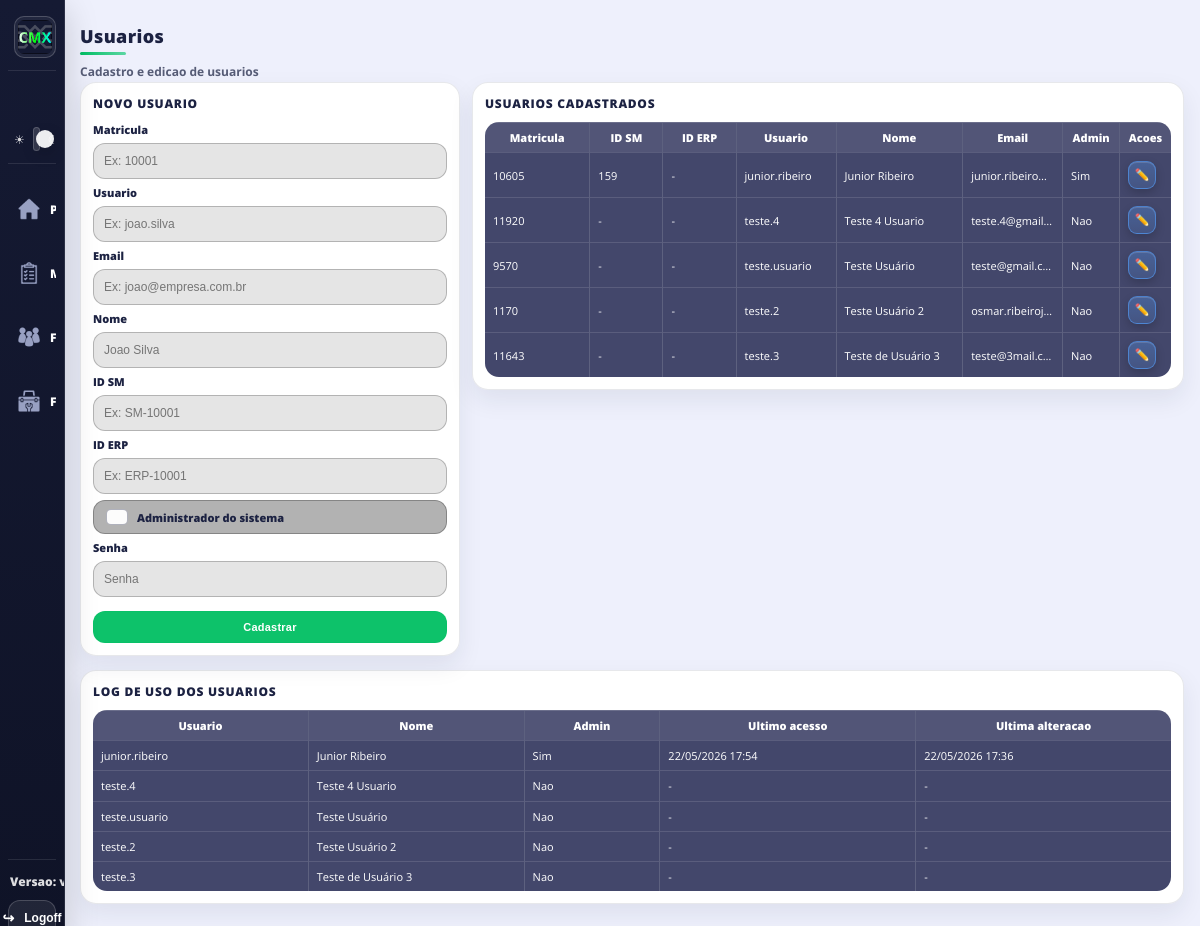
The page /main/create/user (signed in) on the database as committed earlier.
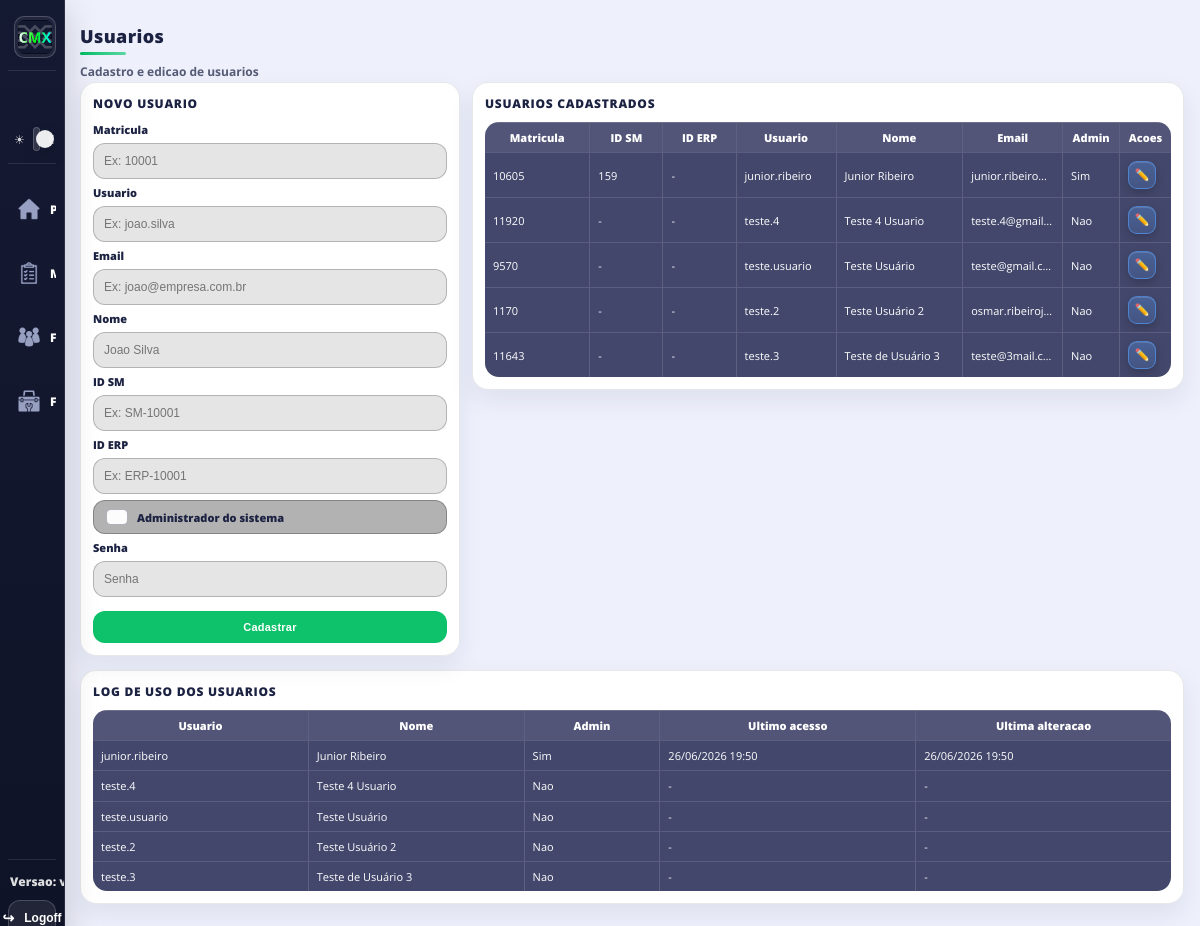
The same page on the database as committed later.
### accounts/models.py (models this page shows)
class User(AbstractUser):
    userId = models.CharField(max_length=20, unique=True)
    nameUser = models.CharField(max_length=150, null=True)
    id_sm = models.CharField(max_length=50, blank=True, null=True)
    id_erp = models.CharField(max_length=50, blank=True, null=True)
    is_system_admin = models.BooleanField(default=False)
    last_access_at = models.DateTimeField(blank=True, null=True)
    last_data_change_at = models.DateTimeField(blank=True, null=True)
    email = models.EmailField(unique=True)
    USERNAME_FIELD = 'username'
    REQUIRED_FIELDS = ['userId', 'email']

### generalapp/views.py (the view, shortened to what this page needs)
# urls.py: path('main/create/user', views.createUser, name='createUser'),
@login_required
def createUser(request):
    has_any_system_admin = User.objects.filter(is_system_admin=True).exists()
    can_manage_users = bool(
        getattr(request.user, "is_system_admin", False)
        or getattr(request.user, "is_superuser", False)
        or not has_any_system_admin
    )
    error_message = None
    success_message = None
    access_denied_message = None
    if not can_manage_users:
        access_denied_message = "Voce nao possui acesso a este modulo."
    users = User.objects.all().order_by("nameUser", "username")
    return render(
        request,
        "general/createUser.html",
        {
            "users": users,
            "can_manage_users": can_manage_users,
            "access_denied_message": access_denied_message,
            "error_message": error_message,
            "success_message": success_message,
        },
    )

### tiqueue/context_processors.py (called while the page is built)
def system_config(request):
    cfg = SystemConfig.objects.order_by("-updated_at", "-id").first()
    return {
        "sidebar_system_version": (cfg.system_version if cfg and cfg.system_version else ""),
    }

### templates/general/createUser.html (shortened to what the changed rows need)
{% load static %}
<!DOCTYPE html>
<head>
    <link rel="stylesheet" href="{% static '/style/theme.css'%}">
    <link rel="stylesheet" href="{% static '/style/createUser.css'%}">
    <link rel="stylesheet" href="{% static '/style/mainQueue.css'%}">
</head>
<body>
    <div class="queue_main user-page">
        <div class="headerMain">
            <div class="headerTitle">
                <h1>Usuarios</h1>
            </div>
        </div>
        <div class="user-layout">
            <div class="user-card">
                <div class="user-table-wrap">
                    <table class="user-table">
                        <thead>
                            <tr>
                                <th style="width: 17%;">Matricula</th>
                                <th style="width: 11%;">ID SM</th>
                                <th style="width: 11%;">ID ERP</th>
                                <th style="width: 16%;">Usuario</th>
                                <th style="width: 21%;">Nome</th>
                                <th style="width: 16%;">Email</th>
                                <th style="width: 8%;">Admin</th>
                                <th style="width: 7%;">Acoes</th>
                            </tr>
                        </thead>
                        <tbody>
                            {% for u in users %}
                                <tr>
                                    <td>{{ u.userId }}</td>
                                    <td>{{ u.id_sm|default:"-" }}</td>
                                    <td>{{ u.id_erp|default:"-" }}</td>
                                    <td>{{ u.username }}</td>
                                    <td>{{ u.nameUser|default:"-" }}</td>
                                    <td>{{ u.email }}</td>
                                    <td>{% if u.is_system_admin %}Sim{% else %}Nao{% endif %}</td>
                                    <td>
                                        {% if can_manage_users %}
                                        <button
                                            type="button"
                                            class="queue-action-btn action-edit"
                                            title="Editar"
                                            aria-label="Editar"
                                            onclick="openEditUserModal(this)"
                                            data-user-pk="{{ u.pk }}"
                                            data-user-id="{{ u.userId }}"
                                            data-username="{{ u.username }}"
                                            data-name-user="{{ u.nameUser|default:'' }}"
                                            data-email="{{ u.email }}"
                                            data-id-sm="{{ u.id_sm|default:'' }}"
                                            data-id-erp="{{ u.id_erp|default:'' }}"
                                            data-is-admin="{% if u.is_system_admin %}1{% else %}0{% endif %}"
                                        >&#x270F;&#xFE0F;</button>
                                        {% else %}
                                        -
                                        {% endif %}
                                    </td>
                                </tr>
                            {% empty %}
                                <tr>
                                    <td colspan="8">Nenhum usuario cadastrado.</td>
                                </tr>
                            {% endfor %}
                        </tbody>
                    </table>
                </div>
            </div>
        </div>
        <div class="user-card" style="margin-top: 14px;">
            <div class="user-table-wrap">
                <table class="user-table">
                    <thead>
                        <tr>
                            <th style="width: 20%;">Usuario</th>
                            <th style="width: 20%;">Nome</th>
                            <th style="width: 12%;">Admin</th>
                            <th style="width: 24%;">Ultimo acesso</th>
                            <th style="width: 24%;">Ultima alteracao</th>
                        </tr>
                    </thead>
                    <tbody>
                        {% for u in users %}
                            <tr>
                                <td>{{ u.username }}</td>
                                <td>{{ u.nameUser|default:"-" }}</td>
                                <td>{% if u.is_system_admin %}Sim{% else %}Nao{% endif %}</td>
                                <td>{% if u.last_access_at %}{{ u.last_access_at|date:"d/m/Y H:i" }}{% else %}-{% endif %}</td>
                                <td>{% if u.last_data_change_at %}{{ u.last_data_change_at|date:"d/m/Y H:i" }}{% else %}-{% endif %}</td>
                            </tr>
                        {% empty %}
                            <tr><td colspan="5">Nenhum usuario encontrado.</td></tr>
                        {% endfor %}
                    </tbody>
                </table>
            </div>
        </div>
    </div>
</body>

Rows that differ between the two databases and show on the page:
changed User "junior.ribeiro": last_access_at "22/05/2026 17:54" → "26/06/2026 19:50"; last_data_change_at "22/05/2026 17:36" → "26/06/2026 19:50"
